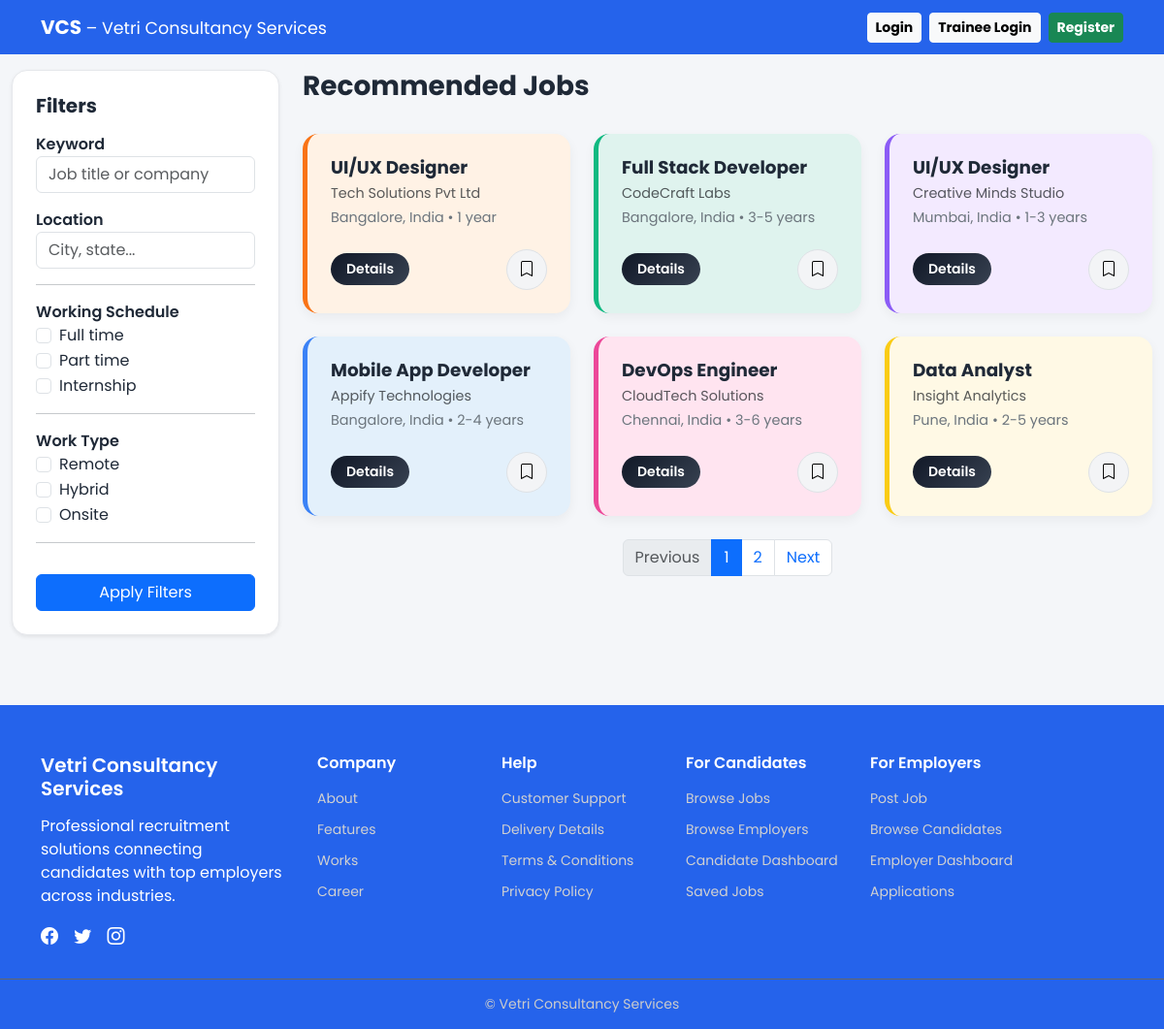
Page /jobs/job_list/ on the committed database.
### jobs/models.py (models this page shows, shortened)
class Job(models.Model):
    title = models.CharField(max_length=200)
    company = models.CharField(max_length=100)
    location = models.CharField(max_length=100)
    experience = models.CharField(max_length=50)
    description = models.TextField()
    FULL_TIME = 'FT'
    PART_TIME = 'PT'
    INTERNSHIP = 'IN'
    WORKING_SCHEDULE_CHOICES = [
        (FULL_TIME, 'Full Time'),
        (PART_TIME, 'Part Time'),
        (INTERNSHIP, 'Internship'),
    ]
    working_schedule = models.CharField(
        max_length=2,
        choices=WORKING_SCHEDULE_CHOICES,
        default=FULL_TIME
    )
    REMOTE = 'RM'
    HYBRID = 'HY'
    ONSITE = 'ON'
    WORK_TYPE_CHOICES = [
        (REMOTE, 'Remote'),
        (HYBRID, 'Hybrid'),
        (ONSITE, 'Onsite'),
    ]
    work_type = models.CharField(
        max_length=2,
        choices=WORK_TYPE_CHOICES,
        default=ONSITE
    )
    salary = models.CharField(max_length=100, null=True, blank=True)
    posted_by = models.ForeignKey(
        settings.AUTH_USER_MODEL,
        on_delete=models.CASCADE,
        related_name='jobs_posted'
    )
    created_at = models.DateTimeField(auto_now_add=True)

### jobs/views.py (the view)
# urls.py: path('job_list/', views.job_list, name='job_list'),
def job_list(request):
    jobs = Job.objects.all().order_by('-created_at')
    keyword = request.GET.get('keyword', '')
    location = request.GET.get('location', '')
    if keyword:
        jobs = jobs.filter(
            Q(title__icontains=keyword) |
            Q(company__icontains=keyword)
        )
    if location:
        jobs = jobs.filter(location__icontains=location)
    schedules_selected = request.GET.getlist('schedule')
    if schedules_selected:
        jobs = jobs.filter(working_schedule__in=schedules_selected)
    work_types_selected = request.GET.getlist('work_type')
    if work_types_selected:
        jobs = jobs.filter(work_type__in=work_types_selected)
    paginator = Paginator(jobs, 6)
    page_number = request.GET.get('page')
    jobs = paginator.get_page(page_number)
    saved_jobs = []
    if request.user.is_authenticated:
        saved_jobs = SavedJob.objects.filter(user=request.user).values_list('job_id', flat=True)
    context = {
        'jobs': jobs,
        'saved_jobs': saved_jobs,
        'keyword': keyword,
        'location': location,
        'schedules_selected': schedules_selected,
        'work_types_selected': work_types_selected,
    }
    return render(request, 'jobs/job_list.html', context)

### jobs/templates/jobs/job_list.html (shortened to what this page needs)
{% extends 'base.html' %}
{% block content %}
<div class="container-fluid mt-5 pt-4">
    <div class="row">
        <div class="col-lg-3 mb-4">
            <div class="sidebar p-4 shadow-sm">
                <h5 class="fw-bold mb-3">Filters</h5>
                <form method="get">
                    <label class="fw-semibold">Keyword</label>
                    <input type="text" name="keyword" class="form-control mb-3"
                           value="{{ keyword|default:'' }}" placeholder="Job title or company">
                    <label class="fw-semibold">Location</label>
                    <input type="text" name="location" class="form-control mb-3"
                           value="{{ location|default:'' }}" placeholder="City, state...">
                    <hr>
                    <label class="fw-semibold">Working Schedule</label>
                    <div class="form-check">
                        <input class="form-check-input" type="checkbox" name="schedule" value="FT"
                               {% if 'FT' in schedules_selected %}checked{% endif %}>
                        <label class="form-check-label">Full time</label>
                    </div>
                    <div class="form-check">
                        <input class="form-check-input" type="checkbox" name="schedule" value="PT"
                               {% if 'PT' in schedules_selected %}checked{% endif %}>
                        <label class="form-check-label">Part time</label>
                    </div>
                    <div class="form-check">
                        <input class="form-check-input" type="checkbox" name="schedule" value="IN"
                               {% if 'IN' in schedules_selected %}checked{% endif %}>
                        <label class="form-check-label">Internship</label>
                    </div>
                    <hr>
                    <label class="fw-semibold">Work Type</label>
                    <div class="form-check">
                        <input class="form-check-input" type="checkbox" name="work_type" value="RM"
                               {% if 'RM' in work_types_selected %}checked{% endif %}>
                        <label class="form-check-label">Remote</label>
                    </div>
                    <div class="form-check">
                        <input class="form-check-input" type="checkbox" name="work_type" value="HY"
                               {% if 'HY' in work_types_selected %}checked{% endif %}>
                        <label class="form-check-label">Hybrid</label>
                    </div>
                    <div class="form-check">
                        <input class="form-check-input" type="checkbox" name="work_type" value="ON"
                               {% if 'ON' in work_types_selected %}checked{% endif %}>
                        <label class="form-check-label">Onsite</label>
                    </div>
                    <hr>
                    <button type="submit" class="btn btn-primary mt-3 w-100">Apply Filters</button>
                </form>
            </div>
        </div>
<div class="col-lg-9">
<div class="d-flex justify-content-between align-items-center mb-4">
<h3 class="fw-bold">Recommended Jobs</h3>
</div>
<div class="row g-4">
{% for job in jobs %}
<div class="col-md-6 col-xl-4">
<div class="job-card-modern
{% cycle 'card-peach' 'card-mint' 'card-lavender' 'card-blue' 'card-pink' 'card-cream' %}
p-4 h-100">
<div class="mb-3">
<h5 class="fw-bold">{{ job.title }}</h5>
<p class="text-muted mb-1">{{ job.company }}</p>
<p class="small text-secondary">{{ job.location }} • {{ job.experience }}</p>
</div>
<div class="mt-auto d-flex justify-content-between align-items-center">
<a href="{% url 'jobs:job_detail' job.id %}"
                               class="btn btn-dark btn-sm px-3 rounded-pill">Details</a>
<button class="btn btn-light border save-job-btn"
data-job="{{ job.id }}">
{% if job.id in saved_jobs %}
<i class="bi bi-bookmark-fill"></i>
{% else %}
<i class="bi bi-bookmark"></i>
{% endif %}
</button>
</div>
</div>
</div>
{% empty %}
<p class="text-center">No jobs available</p>
{% endfor %}
</div>
 {% if jobs.has_other_pages %}
            <nav aria-label="Job pagination">
                <ul class="pagination justify-content-center mt-4">
                    {% if jobs.has_previous %}
                    <li class="page-item">
                        <a class="page-link" href="?page={{ jobs.previous_page_number }}">Previous</a>
                    </li>
                    {% else %}
                    <li class="page-item disabled"><span class="page-link">Previous</span></li>
                    {% endif %}
                    {% for num in jobs.paginator.page_range %}
                        {% if jobs.number == num %}
                            <li class="page-item active"><span class="page-link">{{ num }}</span></li>
                        {% elif num > jobs.number|add:'-3' and num < jobs.number|add:'3' %}
                            <li class="page-item"><a class="page-link" href="?page={{ num }}">{{ num }}</a></li>
                        {% endif %}
                    {% endfor %}
                    {% if jobs.has_next %}
                    <li class="page-item">
                        <a class="page-link" href="?page={{ jobs.next_page_number }}">Next</a>
                    </li>
                    {% else %}
                    <li class="page-item disabled"><span class="page-link">Next</span></li>
                    {% endif %}
                </ul>
            </nav>
            {% endif %}
</div>
</div>
</div>
{% endblock %}

### templates/base.html (style rules this page uses)
body { font-family: 'Poppins', sans-serif; }

### jobs/templates/jobs/job_list.html (style rules this page uses)
body { background: #f4f6f9; color: #1f2937; }
.sidebar { background: #ffffff; border-radius: 16px; border: 1px solid #e5e7eb; padding: 25px; box-shadow: 0 4px 12px rgba(0,0,0,0.05); }
.sidebar h5 { font-weight: 600; margin-bottom: 20px; }
.job-card-modern { border-radius: 16px; background: #ffffff; display: flex; flex-direction: column; justify-content: space-between; padding: 20px; transition: all 0.3s ease; height: 100%; box-shadow: 0 4px 12px rgba(0,0,0,0.05); border-left: 5px solid transparent; }
.card-peach { border-left-color: #f97316; background: #fff2e5; }
.card-mint { border-left-color: #10b981; background: #dff3ee; }
.card-lavender { border-left-color: #8b5cf6; background: #f3eaff; }
.card-blue { border-left-color: #3b82f6; background: #e3f0fb; }
.card-pink { border-left-color: #ec4899; background: #ffe4f0; }
.card-cream { border-left-color: #facc15; background: #fff9e5; }
.job-card-modern h5 { font-size: 1.15rem; font-weight: 600; margin-bottom: 5px; }
.job-card-modern p { margin-bottom: 0.3rem; font-size: 0.9rem; color: #6b7280; }
.btn-dark { background: linear-gradient(135deg, #111827, #374151); border: none; color: #fff; font-weight: 600; padding: 6px 20px; border-radius: 25px; transition: all 0.3s ease; }
.save-job-btn { width: 42px; height: 42px; display: flex; align-items: center; justify-content: center; border-radius: 50%; border: none; background: #f3f4f6; transition: all 0.3s ease; }

### rows in the picture
Job: title "UI/UX Designer", company "Tech Solutions Pvt Ltd", location "Bangalore, India", experience "1 year"
Job: title "Full Stack Developer", company "CodeCraft Labs", location "Bangalore, India", experience "3-5 years"
Job: title "UI/UX Designer", company "Creative Minds Studio", location "Mumbai, India", experience "1-3 years"
Job: title "Mobile App Developer", company "Appify Technologies", location "Bangalore, India", experience "2-4 years"
Job: title "DevOps Engineer", company "CloudTech Solutions", location "Chennai, India", experience "3-6 years"
Job: title "Data Analyst", company "Insight Analytics", location "Pune, India", experience "2-5 years"

### other values in the picture
{{ num }} "1"
{{ num }} "2"
